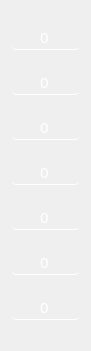
     <widget class="QWidget" name="layoutWidget">
      <property name="geometry">
       <rect>
        <x>80</x>
        <y>20</y>
        <width>91</width>
        <height>351</height>
       </rect>
      </property>
      <layout class="QVBoxLayout" name="verticalLayout_7">
       <item>
        <widget class="QLineEdit" name="l200">
         <property name="font">
          <font>
           <family>Mongolian Baiti</family>
           <pointsize>11</pointsize>
          </font>
         </property>
         <property name="styleSheet">
          <string notr="true">color: rgb(255, 255, 255);
border-radius:5px;
background-color:transparent;
border-bottom:1px solid rgb(255, 255, 255);</string>
         </property>
         <property name="text">
          <string>0</string>
         </property>
         <property name="alignment">
          <set>Qt::AlignCenter</set>
         </property>
         <property name="placeholderText">
          <string>Qté.</string>
         </property>
        </widget>
       </item>
       <item>
        <widget class="QLineEdit" name="l100">
         <property name="font">
          <font>
           <family>Mongolian Baiti</family>
           <pointsize>11</pointsize>
          </font>
         </property>
         <property name="styleSheet">
          <string notr="true">color: rgb(255, 255, 255);
border-radius:5px;
background-color:transparent;
border-bottom:1px solid rgb(255, 255, 255);</string>
         </property>
         <property name="text">
          <string>0</string>
         </property>
         <property name="alignment">
          <set>Qt::AlignCenter</set>
         </property>
         <property name="placeholderText">
          <string>Qté.</string>
         </property>
        </widget>
       </item>
       <item>
        <widget class="QLineEdit" name="l50">
         <property name="font">
          <font>
           <family>Mongolian Baiti</family>
           <pointsize>11</pointsize>
          </font>
         </property>
         <property name="styleSheet">
          <string notr="true">color: rgb(255, 255, 255);
border-radius:5px;
background-color:transparent;
border-bottom:1px solid rgb(255, 255, 255);</string>
         </property>
         <property name="text">
          <string>0</string>
         </property>
         <property name="alignment">
          <set>Qt::AlignCenter</set>
         </property>
         <property name="placeholderText">
          <string>Qté.</string>
         </property>
        </widget>
       </item>
       <item>
        <widget class="QLineEdit" name="l20">
         <property name="font">
          <font>
           <family>Mongolian Baiti</family>
           <pointsize>11</pointsize>
          </font>
         </property>
         <property name="styleSheet">
          <string notr="true">color: rgb(255, 255, 255);
border-radius:5px;
background-color:transparent;
border-bottom:1px solid rgb(255, 255, 255);</string>
         </property>
         <property name="text">
          <string>0</string>
         </property>
         <property name="alignment">
          <set>Qt::AlignCenter</set>
         </property>
         <property name="placeholderText">
          <string>Qté.</string>
         </property>
        </widget>
       </item>
       <item>
        <widget class="QLineEdit" name="l10">
         <property name="font">
          <font>
           <family>Mongolian Baiti</family>
           <pointsize>11</pointsize>
          </font>
         </property>
         <property name="styleSheet">
          <string notr="true">color: rgb(255, 255, 255);
border-radius:5px;
background-color:transparent;
border-bottom:1px solid rgb(255, 255, 255);</string>
         </property>
         <property name="text">
          <string>0</string>
         </property>
         <property name="alignment">
          <set>Qt::AlignCenter</set>
         </property>
         <property name="placeholderText">
          <string>Qté.</string>
         </property>
        </widget>
       </item>
       <item>
        <widget class="QLineEdit" name="l5">
         <property name="font">
          <font>
           <family>Mongolian Baiti</family>
           <pointsize>11</pointsize>
          </font>
         </property>
         <property name="styleSheet">
          <string notr="true">color: rgb(255, 255, 255);
border-radius:5px;
background-color:transparent;
border-bottom:1px solid rgb(255, 255, 255);</string>
         </property>
         <property name="text">
          <string>0</string>
         </property>
         <property name="alignment">
          <set>Qt::AlignCenter</set>
         </property>
         <property name="placeholderText">
          <string>Qté.</string>
         </property>
        </widget>
       </item>
       <item>
        <widget class="QLineEdit" name="l5_2">
         <property name="font">
          <font>
           <family>Mongolian Baiti</family>
           <pointsize>11</pointsize>
          </font>
         </property>
         <property name="styleSheet">
          <string notr="true">color: rgb(255, 255, 255);
border-radius:5px;
background-color:transparent;
border-bottom:1px solid rgb(255, 255, 255);</string>
         </property>
         <property name="text">
          <string>0</string>
         </property>
         <property name="alignment">
          <set>Qt::AlignCenter</set>
         </property>
         <property name="placeholderText">
          <string>Qté.</string>
         </property>
        </widget>
       </item>
      </layout>
     </widget>
